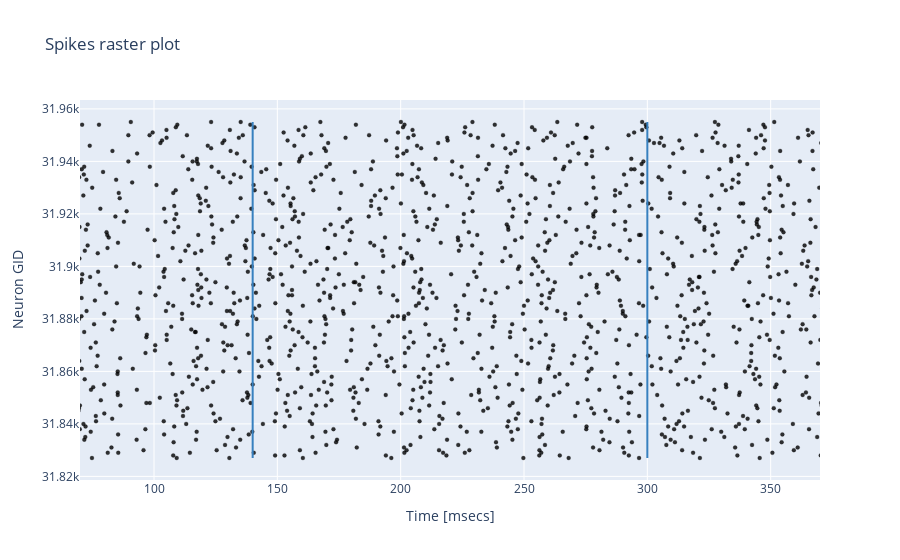

Notebook cell for this chart:
### Markdown cell above
### Raster Plot 

Below, a raster plot of cell spikes for each cell type can be displayed; select the cell type modifying the CELL_TO_PLOT variable.
Cell types are:
1. 'granule'
2. 'golgi'
3. 'purkinje'
4. 'stellate'
5. 'basket'
6. 'dcn'

For Purkinje and DCN neurons, you can specify the microzone you want to analyze: microzone 1 is receiving both CS and US, while microzone 2 receives only CS (empty lines in raster plots would represent neurons of the other microzone). In the first case, US triggers burst-pause and pause-burst mechanisms, which are fundamental to fine tune the timing of cerebellar motor outputs.

Attention: you can plot only the activity of cell types whose recording device were connected before the simulation run!

### Code cell
CELL_TO_PLOT = 'dcn_cell_glut_large'

cells = {'granule_cell': [grc_ts, grc_evs],
         'golgi_cell': [goc_ts, goc_evs],
         'glomerulus': [glom_ts, glom_evs],
         'purkinje_cell': [pc_ts, pc_evs],
         'stellate_cell': [sc_ts, sc_evs],
         'basket_cell': [bc_ts, bc_evs],
         'dcn_cell_glut_large': [dcn_ts, dcn_evs],
         'output':[output_ts, output_evs],
         'io_cell':[io_ts, io_evs]}


color = {'granule_cell': 'rgba(255, 0, 0, .8)',
         'golgi_cell': 'rgba(0, 255, 0, .8)',
         'glomerulus': 'rgba(0, 0, 0, .8)',
         'purkinje_cell': 'rgba(0, 0, 0, .8)',
         'stellate_cell': 'rgba(234, 10, 142, .8)',
         'basket_cell': 'rgba(234, 10, 142, .8)',
         'output': 'rgba(0, 0, 0, .8)',
         'dcn_cell_glut_large': 'rgba(0, 0, 0, .8)',
         'io_cell': 'rgba(255, 127, 80, .8)'}

times = cells[CELL_TO_PLOT][0]
cell_ids = cells[CELL_TO_PLOT][1]
   
    
    
trace0 = go.Scatter(
    x = times,
    y = cell_ids,
    name = '',
    mode = 'markers',
    marker = dict(
        size = 4,
        color = color[CELL_TO_PLOT],
        line = dict(
            width = .2,
            color = 'rgb(0, 0, 0)'
        )
    )
)

data = [trace0]

layout = go.Layout(
              title = 'Spikes raster plot',
              yaxis = dict(title='Neuron GID', zeroline = False),
              xaxis = dict(title='Time [msecs]', zeroline = False, range=[0,nest_model_builder.TOT_DURATION+100]),
              shapes= [
              # Line STIM to MFs start
              {
                  'type': 'line',
                  'x0': nest_model_builder.STIM_MF_START,
                  'y0': np.amin(cell_ids),
                  'x1': nest_model_builder.STIM_MF_START,
                  'y1': np.amax(cell_ids),
                  'line': {
                      'color': 'rgb(55, 128, 191)',
                      'width': 2,
                  }
               },
               # Line STIM to MFs stop
               {
                  'type': 'line',
                  'x0': nest_model_builder.STIM_MF_END,
                  'y0': np.amin(cell_ids),
                  'x1': nest_model_builder.STIM_MF_END,
                  'y1': np.amax(cell_ids),
                  'line': {
                      'color': 'rgb(55, 128, 191)',
                      'width': 2,
                  }
               }]
             )

fig = go.Figure(data=data, layout=layout)
fig.update_xaxes(range=[70.0, 370.0])
iplot(fig, filename='styled-scatter')

### Figure 1 — Plotly figure (JSON) as saved in the notebook; plotly's stock layout.template omitted (floating-point values rounded to 4 significant figures; data arrays with more than 128 entries replaced by an {"elided": "..."} marker saying what was removed)
{"data": [{"marker": {"color": "rgba(0, 0, 0, .8)", "line": {"color": "rgb(0, 0, 0)", "width": 0.2}, "size": 4}, "mode": "markers", "name": "", "type": "scatter", "x": {"elided": "2192 float values"}, "y": {"elided": "2192 int values"}}], "layout": {"shapes": [{"line": {"color": "rgb(55, 128, 191)", "width": 2}, "type": "line", "x0": 140, "x1": 140, "y0": 31827, "y1": 31955}, {"line": {"color": "rgb(55, 128, 191)", "width": 2}, "type": "line", "x0": 300, "x1": 300, "y0": 31827, "y1": 31955}], "title": {"text": "Spikes raster plot"}, "xaxis": {"range": [70, 370], "title": {"text": "Time [msecs]"}, "zeroline": false}, "yaxis": {"title": {"text": "Neuron GID"}, "zeroline": false}}}
